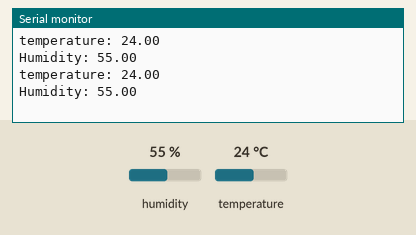
A sketch run on a simulated Arduino Uno, built with avr-gcc and run on an emulated ATmega328P. On the bench: the last lines printed to the serial monitor. The inputs (shaded band) are chosen by the test bench; at power-on: humidity 55 %, temperature 24 °C.

Above: at 2.8 s.
2.9 s: humidity set to 22 %
At 4.7 s:
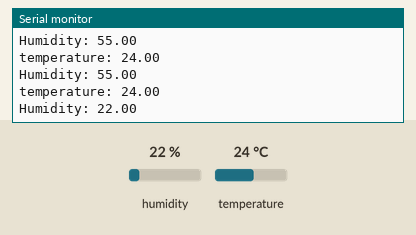
5.6 s: temperature set to 12 °C
At 7.1 s:
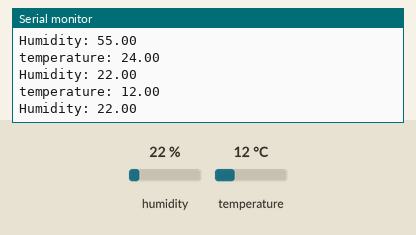
8.3 s: humidity set to 40 %
At 10.7 s:
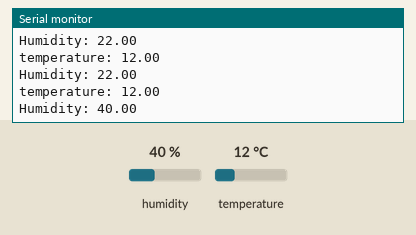
Timing chart, 0 to 12.2 s (numbered marks = the images above; inputs shaded):
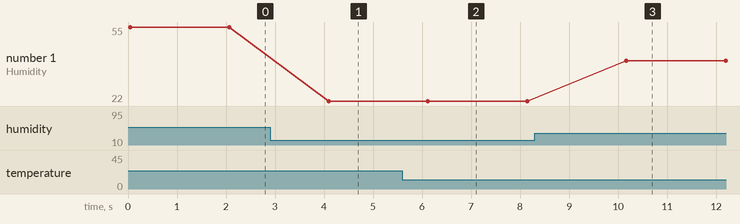

Measured:
- after the input at 2.9 s, the serial monitor: prints a new line after 1.2 s (image 1)
- after the input at 5.6 s, the serial monitor: prints a new line after 0.50 s (image 2)
- after the input at 8.3 s, the serial monitor: prints a new line after 1.9 s (image 3)
- plotted number 1: 55 → 22 after the input at 2.9 s, 22 → 40 after the input at 8.3 s

The sketch:

sketch_dec11bDHT.ino
```cpp
#include <DHT.h>

#define DHTPIN 2

#define DHTTYPE    DHT11


DHT dht(DHTPIN, DHTTYPE);


void setup() {
  // put your setup code here, to run once:
  Serial.begin(9600);
  dht.begin();

}

void loop() {
  // put your main code here, to run repeatedly:
  float temperature = dht.readTemperature();
  float Humidity = dht.readHumidity();
  Serial.print("temperature: ");
  Serial.println(temperature);
  Serial.print("Humidity: ");
  Serial.println(Humidity);

  delay(2000);
}
```
